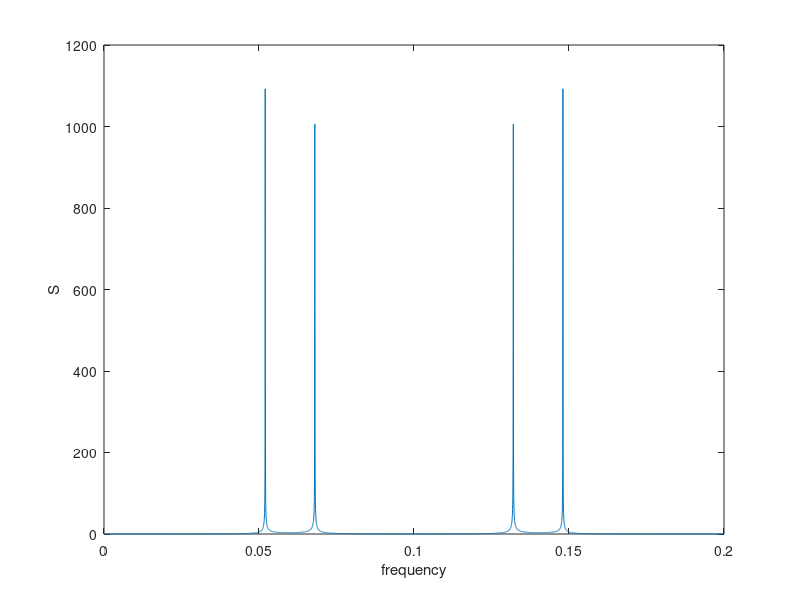

The MATLAB script that drew this image:
clc
close all
clear all

t = 0.1:0.001:5;
f1 = 40;
f2 = 300;
s1 = sin(2*pi*t*f1);
soundsc(s1)
s2 = sin(2*pi*t*f2);
soundsc(s2)
s = s1.*s2;
n=length(s)-1;
f=0:1/(5*n):1/5;
sfft=abs(fft(s)); % perform Fourier Transform 

plot(f,sfft);
xlabel('frequency')
ylabel('S')